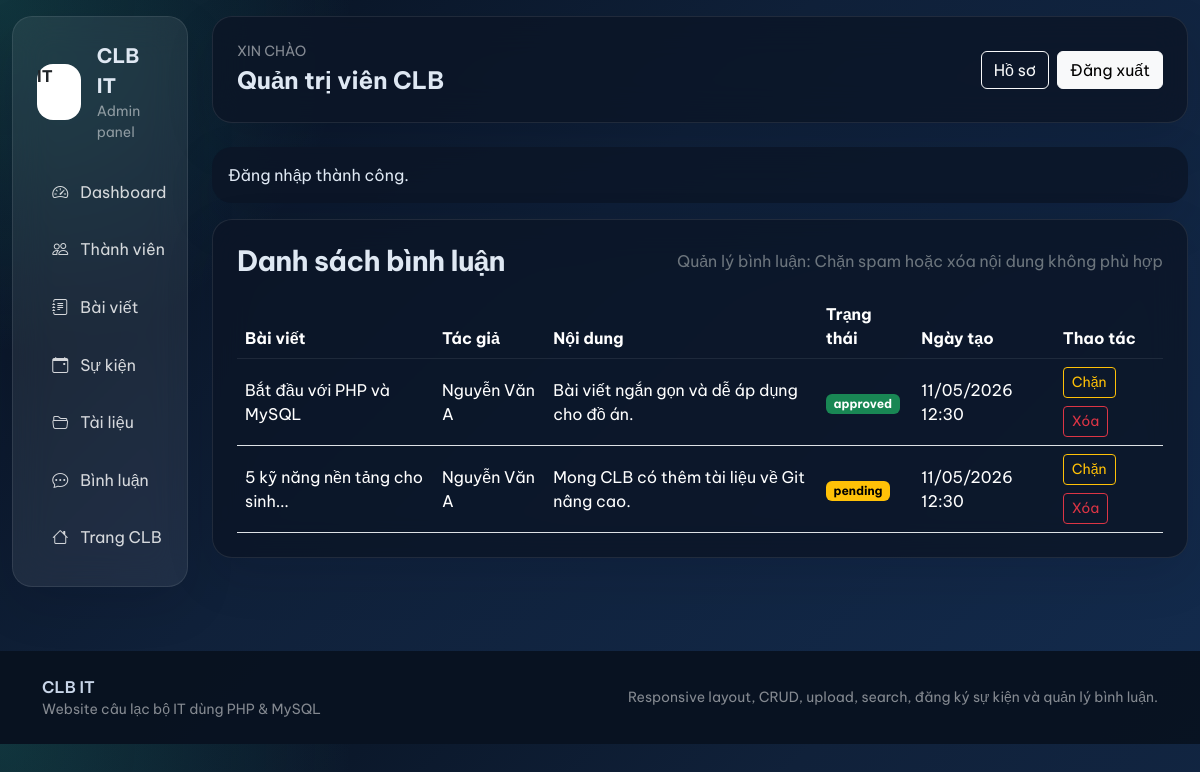
The app's page /admin/comments.php (signed in) with its own data.
### tables this page shows
CREATE TABLE users (
    id INT AUTO_INCREMENT PRIMARY KEY,
    fullname VARCHAR(100) NOT NULL,
    email VARCHAR(120) NOT NULL UNIQUE,
    password VARCHAR(255) NOT NULL,
    avatar VARCHAR(255) NULL,
    bio TEXT NULL,
    skills VARCHAR(255) NULL,
    role ENUM('admin', 'member') NOT NULL DEFAULT 'member',
    status ENUM('active', 'locked') NOT NULL DEFAULT 'active',
    created_at TIMESTAMP DEFAULT CURRENT_TIMESTAMP,
    updated_at TIMESTAMP DEFAULT CURRENT_TIMESTAMP ON UPDATE CURRENT_TIMESTAMP,
    INDEX idx_users_role_status (role, status)
);

CREATE TABLE comments (
    id INT AUTO_INCREMENT PRIMARY KEY,
    post_id INT NOT NULL,
    user_id INT NOT NULL,
    content TEXT NOT NULL,
    status ENUM('pending', 'approved', 'spam') NOT NULL DEFAULT 'pending',
    created_at TIMESTAMP DEFAULT CURRENT_TIMESTAMP,
    CONSTRAINT fk_comments_post FOREIGN KEY (post_id) REFERENCES posts(id) ON DELETE CASCADE,
    CONSTRAINT fk_comments_user FOREIGN KEY (user_id) REFERENCES users(id) ON DELETE CASCADE,
    INDEX idx_comments_post (post_id),
    INDEX idx_comments_user (user_id),
    INDEX idx_comments_status (status)
);

CREATE TABLE posts (
    id INT AUTO_INCREMENT PRIMARY KEY,
    title VARCHAR(255) NOT NULL,
    slug VARCHAR(255) NOT NULL UNIQUE,
    excerpt VARCHAR(300) NOT NULL,
    content LONGTEXT NOT NULL,
    image VARCHAR(255) NULL,
    category_id INT NOT NULL,
    user_id INT NOT NULL,
    status ENUM('draft', 'published') NOT NULL DEFAULT 'published',
    published_at DATETIME NULL,
    created_at TIMESTAMP DEFAULT CURRENT_TIMESTAMP,
    updated_at TIMESTAMP DEFAULT CURRENT_TIMESTAMP ON UPDATE CURRENT_TIMESTAMP,
    CONSTRAINT fk_posts_category FOREIGN KEY (category_id) REFERENCES categories(id) ON DELETE RESTRICT,
    CONSTRAINT fk_posts_user FOREIGN KEY (user_id) REFERENCES users(id) ON DELETE CASCADE,
    INDEX idx_posts_category (category_id),
    INDEX idx_posts_user (user_id),
    INDEX idx_posts_status_date (status, published_at)
);

### includes/functions.php (called while the page is built, shortened)
<?php
function e(?string $value): string
{
    return htmlspecialchars((string) $value, ENT_QUOTES, 'UTF-8');
}
function current_user_row(): ?array
{
    $stmt = db()->prepare('SELECT * FROM users WHERE id = :id LIMIT 1');
    $stmt->execute(['id' => (int) $_SESSION['user']['id']]);
    $user = $stmt->fetch();
    return $user;
}
function is_logged_in(): bool
{
    return current_user_row() !== null;
}
function current_user_name(): string
{
    $user = current_user_row();
    return $user ? (string) $user['fullname'] : 'Khách';
}
function flash_get(): ?array
{
    $flash = $_SESSION['flash'];
    return is_array($flash) ? $flash : null;
}
function format_datetime(?string $value): string
{
    return date('d/m/Y H:i', strtotime($value));
}
function short_text(?string $value, int $limit = 140): string
{
    $value = trim((string) $value);
    if (mb_strlen($value) <= $limit) {
        return $value;
    }
    return mb_substr($value, 0, $limit - 3) . '...';
}
function badge_class_for_status(string $status): string
{
    return match ($status) {
        'active', 'published', 'approved' => 'text-bg-success',
        'locked', 'draft', 'pending' => 'text-bg-warning',
        'archived', 'spam' => 'text-bg-secondary',
        default => 'text-bg-primary',
    };
}

### config/database.php (called while the page is built, shortened)
<?php
function db(): PDO
{
    static $pdo = null;
    if ($pdo instanceof PDO) {
        return $pdo;
    }
    $dsn = 'mysql:host=' . DB_HOST . ';dbname=' . DB_NAME . ';charset=utf8mb4';
    $pdo = new PDO($dsn, DB_USER, DB_PASS, [
        PDO::ATTR_ERRMODE => PDO::ERRMODE_EXCEPTION,
        PDO::ATTR_DEFAULT_FETCH_MODE => PDO::FETCH_ASSOC,
        PDO::ATTR_EMULATE_PREPARES => false,
    ]);
    return $pdo;
}

### admin/comments.php (the view, shortened to what this page needs)
<?php
require_once __DIR__ . '/../config/database.php';
require_once __DIR__ . '/../includes/functions.php';
$pageLayout = 'admin';
$comments = db()->query("SELECT c.*, p.title AS post_title, u.fullname AS author_name
    FROM comments c
    INNER JOIN posts p ON p.id = c.post_id
    INNER JOIN users u ON u.id = c.user_id
    ORDER BY c.created_at DESC")->fetchAll();
require_once __DIR__ . '/../includes/header.php';
?>
<div class="clubit-card p-4">
    <div class="d-flex justify-content-between align-items-center flex-wrap gap-2 mb-3">
        <h3 class="section-title mb-0">Danh sách bình luận</h3>
        <span class="text-secondary">Quản lý bình luận: Chặn spam hoặc xóa nội dung không phù hợp</span>
    </div>
    <div class="table-responsive">
        <table class="table table-clubit align-middle mb-0">
            <thead>
                <tr>
                    <th class="text-white">Bài viết</th>
                    <th class="text-white">Tác giả</th>
                    <th class="text-white">Nội dung</th>
                    <th class="text-white">Trạng thái</th>
                    <th class="text-white">Ngày tạo</th>
                    <th class="text-white">Thao tác</th>
                </tr>
            </thead>
            <tbody>
                <?php foreach ($comments as $comment): ?>
                    <tr>
                        <td class="text-white"><?php echo e(short_text($comment['post_title'], 30)); ?></td>
                        <td class="text-white"><?php echo e($comment['author_name']); ?></td>
                        <td class="text-white"><?php echo e(short_text($comment['content'], 70)); ?></td>
                        <td><span class="badge <?php echo e(badge_class_for_status($comment['status'])); ?>"><?php echo e($comment['status']); ?></span></td>
                        <td class="text-white"><?php echo e(format_datetime($comment['created_at'])); ?></td>
                        <td class="d-flex gap-2 flex-wrap">
                            <form method="post">
                                <button class="btn btn-outline-warning btn-sm">Chặn</button>
                            </form>
                            <form method="post" onsubmit="return confirm('Xóa bình luận này?');">
                                <button class="btn btn-outline-danger btn-sm">Xóa</button>
                            </form>
                        </td>
                    </tr>
                <?php endforeach; ?>
            </tbody>
        </table>
    </div>
</div>
<?php require_once __DIR__ . '/../includes/footer.php'; ?>

### includes/header.php (shortened to what this page needs)
<?php
require_once __DIR__ . '/../config/database.php';
require_once __DIR__ . '/functions.php';
$pageLayout = $pageLayout ?? 'public';
$flash = flash_get();
$bodyClass = is_logged_in() ? 'clubit-logged-in' : 'clubit-public';
?>
<!DOCTYPE html>
<html lang="vi">
<head>
    <link href="https://cdn.jsdelivr.net/npm/bootstrap@5.3.3/dist/css/bootstrap.min.css" rel="stylesheet">
    <link rel="stylesheet" href="https://cdn.jsdelivr.net/npm/bootstrap-icons@1.11.3/font/bootstrap-icons.min.css">
    <link rel="stylesheet" href="<?php echo e(BASE_URL); ?>/assets/css/app.css">
</head>
<body class="<?php echo e($bodyClass); ?>">
<?php if ($pageLayout === 'admin'): ?>
<div class="container-fluid py-3">
    <div class="row g-4">
        <div class="col-lg-3 col-xl-2">
            <div class="sidebar-shell">
                <div class="sidebar-glass p-3 p-lg-4">
                    <div class="d-flex align-items-center gap-3 mb-4">
                        <div class="rounded-4 bg-white text-dark fw-bold d-grid place-items-center" style="width:56px;height:56px;">IT</div>
                        <div>
                            <div class="fw-bold fs-5"><?php echo e(APP_NAME); ?></div>
                            <div class="small text-white-50">Admin panel</div>
                        </div>
                    </div>
                    <div class="d-grid gap-2">
                        <a href="<?php echo e(BASE_URL); ?>/admin/index.php" class="sidebar-link"><i class="bi bi-speedometer2"></i> Dashboard</a>
                        <a href="<?php echo e(BASE_URL); ?>/admin/users.php" class="sidebar-link"><i class="bi bi-people"></i> Thành viên</a>
                        <a href="<?php echo e(BASE_URL); ?>/admin/posts.php" class="sidebar-link"><i class="bi bi-journal-text"></i> Bài viết</a>
                        <a href="<?php echo e(BASE_URL); ?>/admin/events.php" class="sidebar-link"><i class="bi bi-calendar-event"></i> Sự kiện</a>
                        <a href="<?php echo e(BASE_URL); ?>/admin/documents.php" class="sidebar-link"><i class="bi bi-folder2-open"></i> Tài liệu</a>
                        <a href="<?php echo e(BASE_URL); ?>/admin/comments.php" class="sidebar-link"><i class="bi bi-chat-dots"></i> Bình luận</a>
                        <a href="<?php echo e(BASE_URL); ?>/index.php" class="sidebar-link"><i class="bi bi-house"></i> Trang CLB</a>
                    </div>
                </div>
            </div>
        </div>
        <div class="col-lg-9 col-xl-10">
            <div class="clubit-panel p-3 p-lg-4 mb-4 d-flex flex-column flex-lg-row gap-3 justify-content-between align-items-lg-center">
                <div>
                    <div class="text-uppercase text-white-50 small">Xin chào</div>
                    <div class="fs-4 fw-bold"><?php echo e(current_user_name()); ?></div>
                </div>
                <div class="d-flex gap-2 flex-wrap">
                    <a href="<?php echo e(BASE_URL); ?>/profile.php" class="btn btn-outline-light">Hồ sơ</a>
                    <a href="<?php echo e(BASE_URL); ?>/logout.php" class="btn btn-light">Đăng xuất</a>
                </div>
            </div>
            <?php if ($flash): ?>
                <div class="alert alert-<?php echo e($flash['type'] === 'error' ? 'danger' : 'success'); ?> clubit-card border-0">
                    <?php echo e((string) $flash['message']); ?>
                </div>
            <?php endif; ?>
<?php endif; ?>

### assets/css/app.css (style rules this page uses)
:root { --clubit-bg: #08111f; --clubit-surface: rgba(12, 21, 39, 0.84); --clubit-card: rgba(255, 255, 255, 0.94); --clubit-accent: #36c2b4; --clubit-accent-2: #1d4ed8; --clubit-text: #dfe8f3; --clubit-muted: #93a4ba; --clubit-border: rgba(255, 255, 255, 0.09); }
* { box-sizing: border-box; }
body { font-family: 'Be Vietnam Pro', sans-serif; background: radial-gradient(circle at top left, rgba(54, 194, 180, 0.18), transparent 28%), radial-gradient(circle at top right, rgba(29, 78, 216, 0.18), transparent 30%), linear-gradient(180deg, #f6fbff 0%, #eef4fb 36%, #e8eef8 100%); color: #0f172a; }
body.clubit-logged-in { background: radial-gradient(circle at top left, rgba(54, 194, 180, 0.2), transparent 25%), linear-gradient(135deg, #07111f 0%, #10213a 42%, #132b4d 100%); color: var(--clubit-text); }
.navbar-glass, .clubit-card, .clubit-panel, .sidebar-glass { backdrop-filter: blur(18px); border: 1px solid var(--clubit-border); box-shadow: 0 18px 50px rgba(2, 8, 23, 0.12); }
.clubit-card, .clubit-panel { background: var(--clubit-card); border-radius: 1.25rem; }
body.clubit-logged-in .clubit-card, body.clubit-logged-in .clubit-panel { background: rgba(12, 21, 39, 0.82); color: var(--clubit-text); }
.section-title { font-weight: 700; letter-spacing: -0.02em; }
.sidebar-shell { position: sticky; top: 1rem; }
.sidebar-glass { background: rgba(255, 255, 255, 0.07); border-radius: 1.25rem; color: var(--clubit-text); }
.sidebar-link { display: flex; align-items: center; gap: 0.75rem; padding: 0.8rem 0.95rem; border-radius: 0.95rem; color: rgba(255, 255, 255, 0.82); text-decoration: none; transition: all 0.18s ease; }
.table-clubit { --bs-table-bg: transparent; color: inherit; }
.table-clubit thead th { color: white !important; border-bottom-color: rgba(255, 255, 255, 0.08); }
.table-clubit tbody td { color: white !important; }
body.clubit-logged-in .table-clubit tbody tr td { color: white !important; }
body.clubit-logged-in .table-clubit thead th { color: white !important; }

### records on screen
users: fullname "Quản trị viên CLB"
comments: post.title "Bắt đầu với PHP và MySQL", user.fullname "Nguyễn Văn A", content "Bài viết ngắn gọn và dễ áp dụng cho đồ án.", status "approved", created_at "11/05/2026 12:30"
comments: post.title "5 kỹ năng nền tảng cho sinh...", user.fullname "Nguyễn Văn A", content "Mong CLB có thêm tài liệu về Git nâng cao.", status "pending", created_at "11/05/2026 12:30"

### other values on screen
APP_NAME "CLB IT"
$flash['message'] "Đăng nhập thành công."
